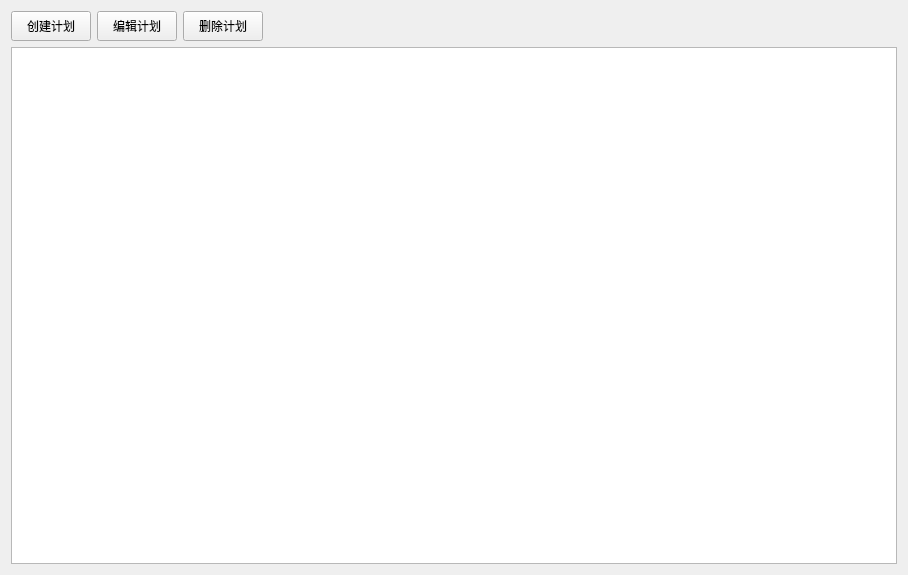
<?xml version="1.0" encoding="UTF-8"?>
<ui version="4.0">
 <class>FanRunPlanForm</class>
 <widget class="QWidget" name="FanRunPlanForm">
  <property name="geometry">
   <rect>
    <x>0</x>
    <y>0</y>
    <width>908</width>
    <height>575</height>
   </rect>
  </property>
  <property name="windowTitle">
   <string>Form</string>
  </property>
  <layout class="QGridLayout" name="gridLayout">
   <item row="0" column="0">
    <widget class="QPushButton" name="pushButtonCreatePlan">
     <property name="minimumSize">
      <size>
       <width>0</width>
       <height>30</height>
      </size>
     </property>
     <property name="text">
      <string>创建计划</string>
     </property>
    </widget>
   </item>
   <item row="0" column="1">
    <widget class="QPushButton" name="pushButtonEditPlan">
     <property name="minimumSize">
      <size>
       <width>0</width>
       <height>30</height>
      </size>
     </property>
     <property name="text">
      <string>编辑计划</string>
     </property>
    </widget>
   </item>
   <item row="0" column="2">
    <widget class="QPushButton" name="pushButtonDelPlan">
     <property name="minimumSize">
      <size>
       <width>0</width>
       <height>30</height>
      </size>
     </property>
     <property name="text">
      <string>删除计划</string>
     </property>
    </widget>
   </item>
   <item row="0" column="3">
    <spacer name="horizontalSpacer">
     <property name="orientation">
      <enum>Qt::Horizontal</enum>
     </property>
     <property name="sizeHint" stdset="0">
      <size>
       <width>40</width>
       <height>20</height>
      </size>
     </property>
    </spacer>
   </item>
   <item row="1" column="0" colspan="4">
    <widget class="QTableView" name="tableViewPlan"/>
   </item>
  </layout>
 </widget>
 <resources/>
 <connections/>
</ui>
